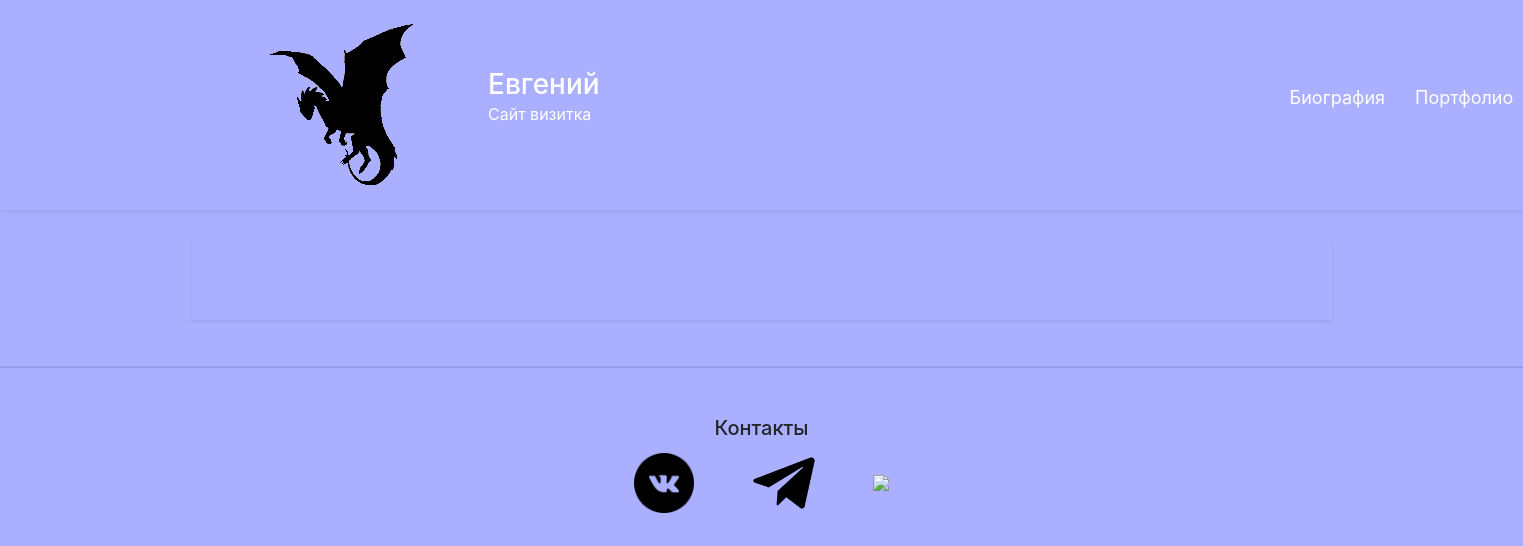
/, run on an earlier commit of the app's database.
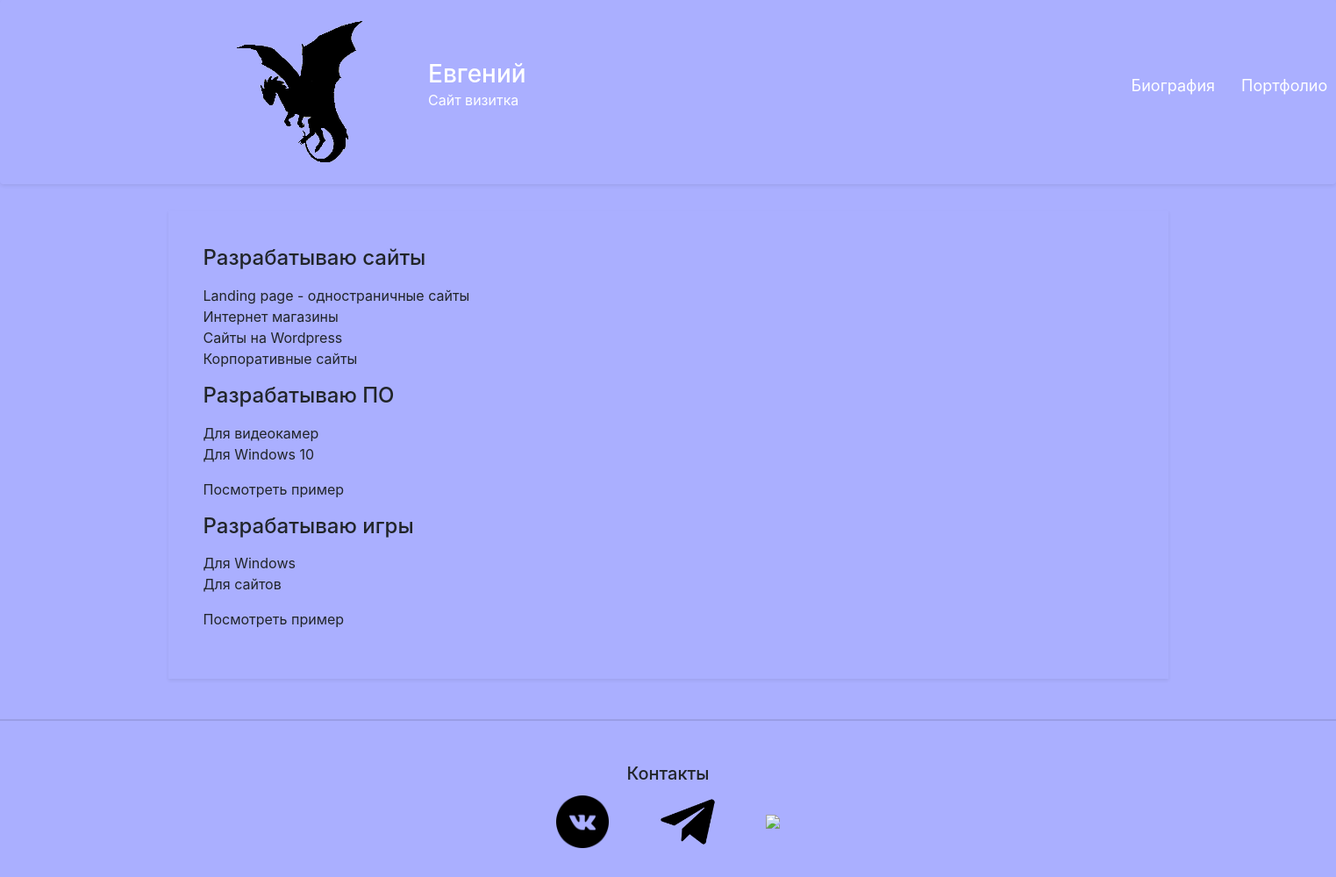
And on a later commit of the database.
### mainWindow/models.py (models this page shows)
class Info(models.Model):
    title = models.CharField(max_length=255)
    text = models.TextField()

### mainWindow/views.py (the view)
# urls.py: 2. Add a URL to urlpatterns:  path('', views.home, name='home')
def home(request):
    src_text = []
    for i in range(len(Portfolio.objects.all())):
        src_text.append(f"mainWindow/media/img_{i}/im_1.png")
    data = {
        "title": "Главная страница",
        "info": Info.objects.all(),
        "src_text": src_text,
    }
    return render(request, "home.html", data)

### mainWindow/templates/home.html (shortened to what this page needs)
{% extends 'include/main.html' %}
{% block main_section %}{% endblock main_section %}

What changed in the data, as far as the page shows it:
added Info: title+text "Разрабатываю сайты Landing page - одностраничные сайты Интернет магазины Сайты на Wordpress Корпоративные сайты"
added Info: title+text "Разрабатываю ПО Для видеокамер Для Windows 10 Посмотреть пример"
added Info: title+text "Разрабатываю игры Для Windows Для сайтов Посмотреть пример"
